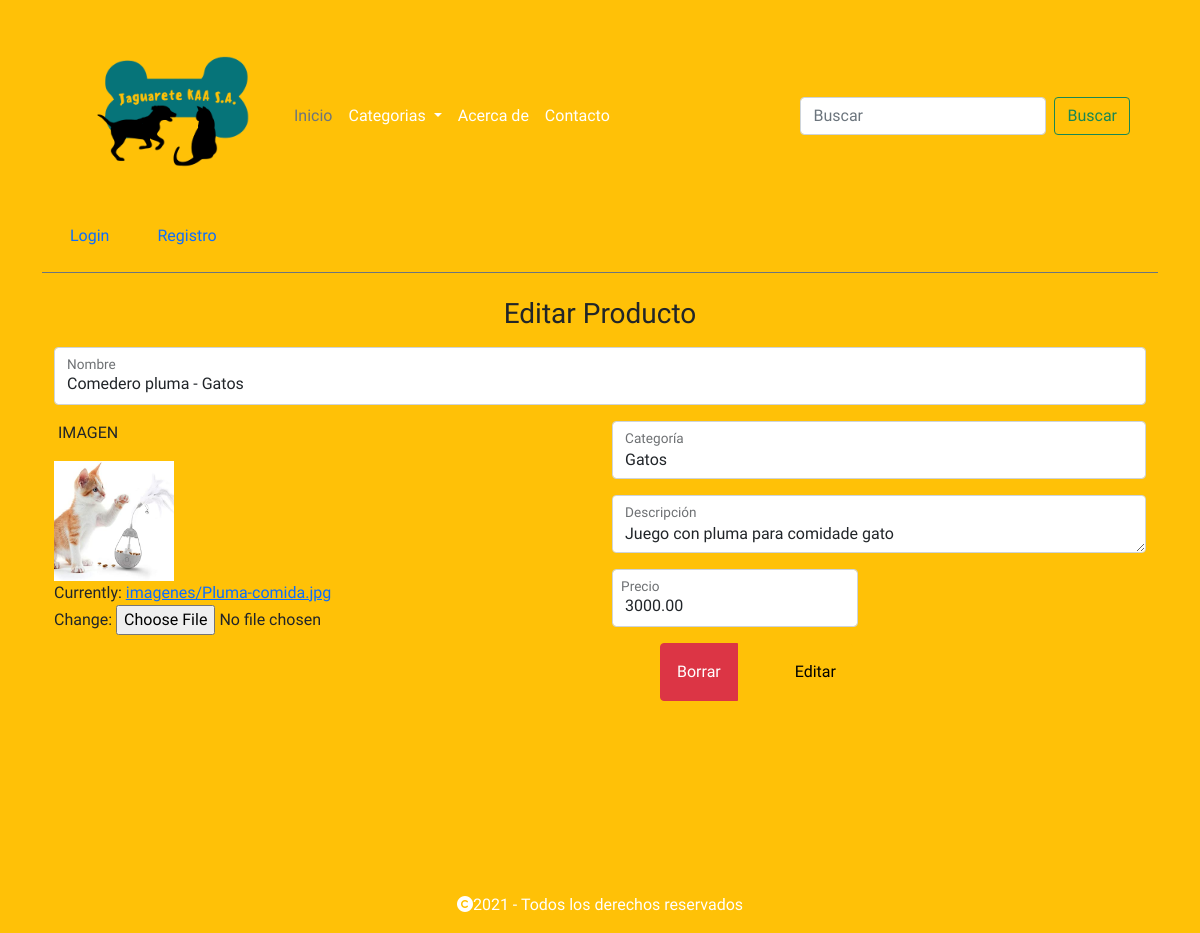
The page /editar_producto/16 on the database its author committed.
### JAGUARETEAPP/models.py (models this page shows, shortened)
class Producto(models.Model):
    nombre=models.CharField(max_length=30)
    color=models.CharField(max_length=30)
    descripcion=models.CharField(max_length=140, null=True)
    precio=models.DecimalField(decimal_places=2, max_digits=10 )
    imagen=models.ImageField(upload_to='imagenes/')
    categoria=models.ForeignKey(Categoria, on_delete=models.SET_NULL, blank=True, null= True)
    moderador=models.ForeignKey(User, on_delete=models.CASCADE, null= True)
    fecha = models.DateField(null= False)

### JAGUARETEAPP/views.py (the view)
# urls.py: path('editar_producto/<int:producto_id>', views.editar_producto, name="editar_producto"),
def editar_producto(request, producto_id):
    producto_editado = get_object_or_404(Producto, id=producto_id)
    if request.method == "POST":
        user = User.objects.get(username=request.user)
        producto_editado.moderador = user
        form = ProductoForm(data=request.POST, files=request.FILES, instance=producto_editado)
        if form.is_valid():
            form.save()
            return redirect("home")
    else:
        form = ProductoForm(instance = producto_editado)
        context = {
            "product": producto_editado,
            "form": form}
        return render(request, 'web/producto_editado.html', context)

### JAGUARETEAPP/forms.py
class ProductoForm(forms.ModelForm):
    class Meta:
        model = Producto
        fields = ('categoria', 'nombre', 'color', 'descripcion', 'precio', 'imagen', 'fecha')
        widgets = {
            'categoria': forms.Select(
                attrs={
                    "class": "form-control",
                    "id": "categoria",
                }
            ),
            'nombre': forms.TextInput(
                attrs={
                    "class": "form-control",
                }
            ),
            'fecha': forms.SelectDateWidget(
                attrs={
                    "class": "visually-hidden",
                }
            ),
            'color':forms.TextInput(
                attrs={
                    "class": "form-control",
                }
            ),
            'descripcion': forms.Textarea(
                attrs={
                    "class": "form-control",
                }
            ),
            'precio': forms.NumberInput(
                attrs={
                    "class": "form-control",
                }
            ),
            'imagen': forms.ClearableFileInput(),
        }

### JAGUARETEAPP/models.py (called while the page is built)
    def __str__(self):
        return f"{self.marca}"

### JAGUARETEAPP/templates/web/producto_editado.html (shortened to what this page needs)
{% extends "web/layout.html" %}
{% block main %}
<div class="container pb-5">
    <h3 class="text-center mb-3">Editar Producto</h3>
    <form enctype="multipart/form-data" action="{% url 'editar_producto' product.id %}" method="post" class="formulario">
        <div class="mb-3 form-floating">
            {{ form.nombre }} {{ form.nombre.errors }}
            <label for="nombre">Nombre</label>
        </div>
        <div class="bloque row pb-5">
            <div class="imagen col">
                <div class="mb-3">
                    <label for="imagen_input"  class="row ms-1 mb-3">IMAGEN</label>
                    <div class="">
                        <img src="{{ product.imagen.url }}" class="text-center" width="120" height="120" alt="{{ producto.nombre }}"><br>
                        {{ form.imagen }} {{ form.imagen.errors }}
                    </div>
                </div>
            </div>
            <div class="contenido-form col">
                <div class="mb-3 form-floating">
                    {{ form.categoria }} {{ form.categoria.errors }}
                    <label for="categoria">Categoría</label>
                </div>
                <div class="mb-3 form-floating">
                    {{ form.descripcion }} {{ form.descripcion.errors }}
                    <label for="descripcion">Descripción</label>
                </div>
                <div class="row pb-3">
                    <div class="col-auto mb-3 me-5 form-floating">
                        {{ form.precio }} {{ form.precio.errors }}
                        <label for="precio" class="ms-2">Precio</label>
                    </div>
                    <div class="col-auto">
                        <div class="btn-group col-auto ">
                            <a href="/borrar_producto/{{ producto.id}}" class="btn btn-danger ms-5 me-3 p-3">Borrar</a>
                            <input type="submit" class="btn btn-warning ms-4 me-0 p-3" value="Editar">
                        </div>
                    </div>
                </div>
            </div>
        </div>
    </form>
</div>
{% endblock %}

### JAGUARETEAPP/static/jaguarete/estilo.css (style rules this page uses)
body { font-family: "Acme", sans-serif !important; font-weight: bold; }

### rows shown on the page
Producto: nombre "Comedero pluma - Gatos", imagen (picture), categoria "Gatos", descripcion "Juego con pluma para comidade gato", precio "3000.00"
